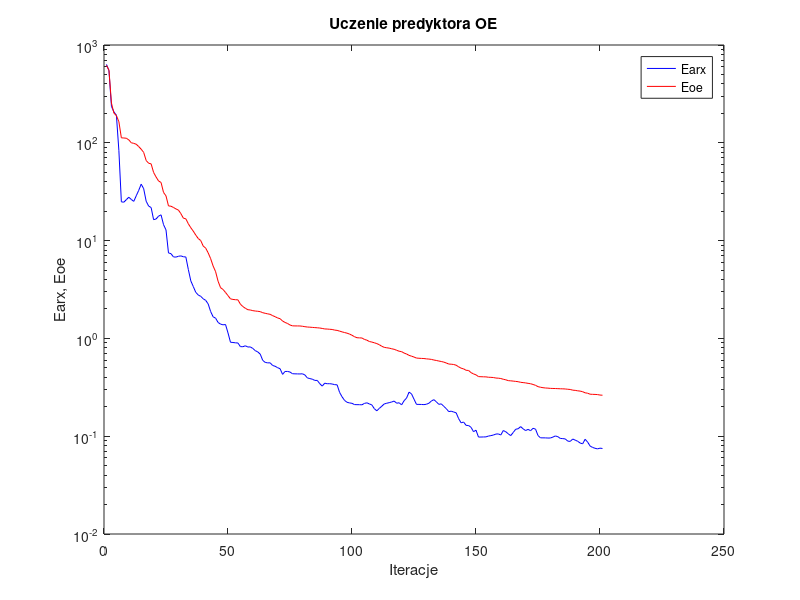
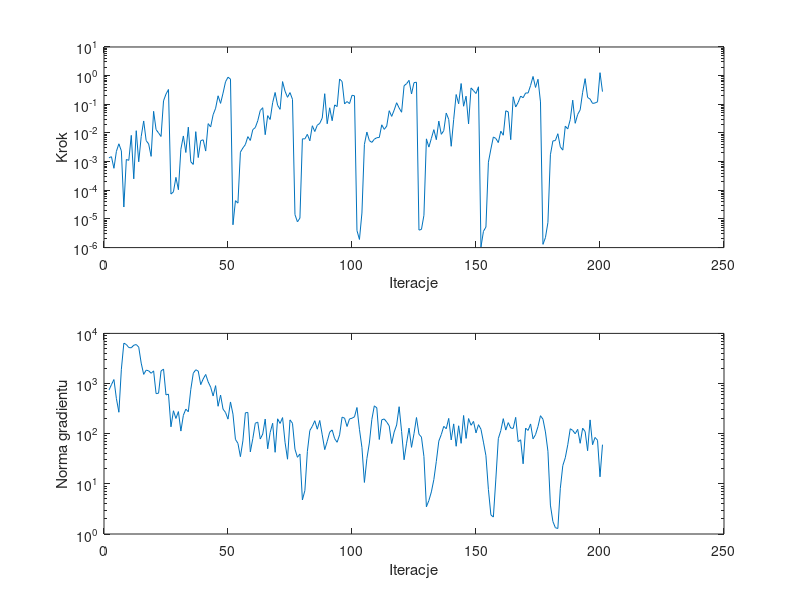

These charts were generated, in order, by the following MATLAB code:
%uczenie predyktora oe
clear all;
n=0; farx(n+1)=6.326165e+002; foe(n+1)=6.187152e+002; wspucz(n+1)=0.000000e+000; ng(n+1)=0.000000e+000;
%odnowa zmiennej metryki
n=1; farx(n+1)=5.461870e+002; foe(n+1)=5.530196e+002; krok(n+1)=1.358387e-003; ng(n+1)=7.424474e+002;
n=2; farx(n+1)=2.359037e+002; foe(n+1)=2.550177e+002; krok(n+1)=1.486486e-003; ng(n+1)=9.498088e+002;
n=3; farx(n+1)=2.070692e+002; foe(n+1)=2.010388e+002; krok(n+1)=5.847957e-004; ng(n+1)=1.201922e+003;
n=4; farx(n+1)=1.910694e+002; foe(n+1)=1.901004e+002; krok(n+1)=2.282102e-003; ng(n+1)=5.002098e+002;
n=5; farx(n+1)=8.303996e+001; foe(n+1)=1.641734e+002; krok(n+1)=4.189449e-003; ng(n+1)=2.677801e+002;
n=6; farx(n+1)=2.491357e+001; foe(n+1)=1.124178e+002; krok(n+1)=2.363686e-003; ng(n+1)=1.926764e+003;
n=7; farx(n+1)=2.469433e+001; foe(n+1)=1.119845e+002; krok(n+1)=2.605170e-005; ng(n+1)=6.382853e+003;
n=8; farx(n+1)=2.622008e+001; foe(n+1)=1.113373e+002; krok(n+1)=1.188263e-003; ng(n+1)=6.009612e+003;
n=9; farx(n+1)=2.776895e+001; foe(n+1)=1.071003e+002; krok(n+1)=1.108189e-003; ng(n+1)=5.211123e+003;
n=10; farx(n+1)=2.635681e+001; foe(n+1)=1.000931e+002; krok(n+1)=8.252113e-003; ng(n+1)=5.165699e+003;
n=11; farx(n+1)=2.519139e+001; foe(n+1)=9.870621e+001; krok(n+1)=2.507229e-004; ng(n+1)=5.807007e+003;
n=12; farx(n+1)=2.872248e+001; foe(n+1)=9.667185e+001; krok(n+1)=1.199493e-002; ng(n+1)=5.994635e+003;
n=13; farx(n+1)=3.266329e+001; foe(n+1)=9.149895e+001; krok(n+1)=9.854180e-004; ng(n+1)=5.327240e+003;
n=14; farx(n+1)=3.778370e+001; foe(n+1)=8.596209e+001; krok(n+1)=7.527268e-003; ng(n+1)=2.551737e+003;
n=15; farx(n+1)=3.391436e+001; foe(n+1)=7.973294e+001; krok(n+1)=2.622287e-002; ng(n+1)=1.523239e+003;
n=16; farx(n+1)=2.527863e+001; foe(n+1)=6.592220e+001; krok(n+1)=5.414124e-003; ng(n+1)=1.849876e+003;
n=17; farx(n+1)=2.253763e+001; foe(n+1)=6.177968e+001; krok(n+1)=4.150488e-003; ng(n+1)=1.796963e+003;
n=18; farx(n+1)=2.179376e+001; foe(n+1)=6.093358e+001; krok(n+1)=1.525147e-003; ng(n+1)=1.602868e+003;
n=19; farx(n+1)=1.636084e+001; foe(n+1)=4.971923e+001; krok(n+1)=5.694364e-002; ng(n+1)=1.788395e+003;
n=20; farx(n+1)=1.663817e+001; foe(n+1)=4.472002e+001; krok(n+1)=1.311143e-002; ng(n+1)=6.290790e+002;
n=21; farx(n+1)=1.778980e+001; foe(n+1)=4.069271e+001; krok(n+1)=1.000726e-002; ng(n+1)=6.419323e+002;
n=22; farx(n+1)=1.835340e+001; foe(n+1)=3.933449e+001; krok(n+1)=7.530795e-003; ng(n+1)=1.779800e+003;
n=23; farx(n+1)=1.456464e+001; foe(n+1)=3.109823e+001; krok(n+1)=1.320338e-001; ng(n+1)=1.944316e+003;
n=24; farx(n+1)=1.285923e+001; foe(n+1)=2.865996e+001; krok(n+1)=2.278082e-001; ng(n+1)=5.926632e+002;
n=25; farx(n+1)=7.480172e+000; foe(n+1)=2.263992e+001; krok(n+1)=3.287969e-001; ng(n+1)=6.151029e+002;
%odnowa zmiennej metryki
n=26; farx(n+1)=7.355446e+000; foe(n+1)=2.247137e+001; krok(n+1)=7.372297e-005; ng(n+1)=1.372000e+002;
n=27; farx(n+1)=6.813904e+000; foe(n+1)=2.183065e+001; krok(n+1)=8.848135e-005; ng(n+1)=2.866881e+002;
n=28; farx(n+1)=6.780299e+000; foe(n+1)=2.108837e+001; krok(n+1)=2.821900e-004; ng(n+1)=2.013715e+002;
n=29; farx(n+1)=6.915086e+000; foe(n+1)=2.052446e+001; krok(n+1)=1.046887e-004; ng(n+1)=2.759680e+002;
n=30; farx(n+1)=6.978209e+000; foe(n+1)=1.887264e+001; krok(n+1)=2.701093e-003; ng(n+1)=1.127777e+002;
n=31; farx(n+1)=6.834426e+000; foe(n+1)=1.695764e+001; krok(n+1)=7.859971e-003; ng(n+1)=2.329423e+002;
n=32; farx(n+1)=6.805073e+000; foe(n+1)=1.670415e+001; krok(n+1)=2.080994e-003; ng(n+1)=3.090965e+002;
n=33; farx(n+1)=5.071237e+000; foe(n+1)=1.486338e+001; krok(n+1)=1.596372e-002; ng(n+1)=2.738674e+002;
n=34; farx(n+1)=3.874676e+000; foe(n+1)=1.353564e+001; krok(n+1)=9.854180e-004; ng(n+1)=7.659681e+002;
n=35; farx(n+1)=3.392362e+000; foe(n+1)=1.249191e+001; krok(n+1)=7.988163e-004; ng(n+1)=1.607399e+003;
n=36; farx(n+1)=2.958649e+000; foe(n+1)=1.138695e+001; krok(n+1)=1.109636e-002; ng(n+1)=1.880937e+003;
n=37; farx(n+1)=2.779133e+000; foe(n+1)=1.050185e+001; krok(n+1)=1.387045e-003; ng(n+1)=1.773494e+003;
n=38; farx(n+1)=2.692203e+000; foe(n+1)=1.001149e+001; krok(n+1)=5.390323e-003; ng(n+1)=9.515408e+002;
n=39; farx(n+1)=2.541568e+000; foe(n+1)=8.802387e+000; krok(n+1)=5.767896e-003; ng(n+1)=1.237505e+003;
n=40; farx(n+1)=2.448683e+000; foe(n+1)=8.376553e+000; krok(n+1)=2.336140e-003; ng(n+1)=1.518392e+003;
n=41; farx(n+1)=2.252810e+000; foe(n+1)=7.496575e+000; krok(n+1)=2.118799e-002; ng(n+1)=1.081391e+003;
n=42; farx(n+1)=1.881580e+000; foe(n+1)=6.536244e+000; krok(n+1)=1.620620e-002; ng(n+1)=8.481450e+002;
n=43; farx(n+1)=1.663037e+000; foe(n+1)=5.500454e+000; krok(n+1)=4.331299e-002; ng(n+1)=5.645661e+002;
n=44; farx(n+1)=1.610518e+000; foe(n+1)=4.810502e+000; krok(n+1)=7.266281e-002; ng(n+1)=9.079700e+002;
n=45; farx(n+1)=1.455136e+000; foe(n+1)=3.840139e+000; krok(n+1)=1.981558e-001; ng(n+1)=3.524538e+002;
n=46; farx(n+1)=1.399786e+000; foe(n+1)=3.299610e+000; krok(n+1)=1.076361e-001; ng(n+1)=5.903462e+002;
n=47; farx(n+1)=1.376457e+000; foe(n+1)=3.165047e+000; krok(n+1)=2.451503e-001; ng(n+1)=3.088788e+002;
n=48; farx(n+1)=1.386844e+000; foe(n+1)=2.948604e+000; krok(n+1)=6.121507e-001; ng(n+1)=2.647333e+002;
n=49; farx(n+1)=1.138047e+000; foe(n+1)=2.737989e+000; krok(n+1)=8.812124e-001; ng(n+1)=1.951717e+002;
n=50; farx(n+1)=9.134745e-001; foe(n+1)=2.537360e+000; krok(n+1)=7.583720e-001; ng(n+1)=4.294114e+002;
%odnowa zmiennej metryki
n=51; farx(n+1)=9.082521e-001; foe(n+1)=2.503136e+000; krok(n+1)=6.255933e-006; ng(n+1)=2.458139e+002;
n=52; farx(n+1)=9.014363e-001; foe(n+1)=2.486998e+000; krok(n+1)=4.341873e-005; ng(n+1)=7.701909e+001;
n=53; farx(n+1)=8.975563e-001; foe(n+1)=2.479529e+000; krok(n+1)=3.565785e-005; ng(n+1)=6.412699e+001;
n=54; farx(n+1)=8.239511e-001; foe(n+1)=2.237810e+000; krok(n+1)=2.133516e-003; ng(n+1)=3.483768e+001;
n=55; farx(n+1)=8.221076e-001; foe(n+1)=2.116200e+000; krok(n+1)=2.990450e-003; ng(n+1)=7.185839e+001;
n=56; farx(n+1)=8.406138e-001; foe(n+1)=2.032080e+000; krok(n+1)=3.930173e-003; ng(n+1)=2.610960e+002;
n=57; farx(n+1)=8.161386e-001; foe(n+1)=1.965643e+000; krok(n+1)=7.444102e-003; ng(n+1)=2.656366e+002;
n=58; farx(n+1)=8.187893e-001; foe(n+1)=1.951835e+000; krok(n+1)=5.478088e-003; ng(n+1)=4.340170e+001;
n=59; farx(n+1)=7.893549e-001; foe(n+1)=1.922413e+000; krok(n+1)=1.308616e-002; ng(n+1)=7.964267e+001;
n=60; farx(n+1)=7.497305e-001; foe(n+1)=1.905134e+000; krok(n+1)=1.538463e-002; ng(n+1)=1.614753e+002;
n=61; farx(n+1)=7.273746e-001; foe(n+1)=1.893697e+000; krok(n+1)=2.667694e-002; ng(n+1)=1.701871e+002;
n=62; farx(n+1)=6.906041e-001; foe(n+1)=1.877426e+000; krok(n+1)=6.045742e-002; ng(n+1)=7.828679e+001;
n=63; farx(n+1)=5.964766e-001; foe(n+1)=1.832528e+000; krok(n+1)=7.610620e-002; ng(n+1)=9.821125e+001;
n=64; farx(n+1)=5.685020e-001; foe(n+1)=1.805407e+000; krok(n+1)=8.704305e-003; ng(n+1)=1.958154e+002;
n=65; farx(n+1)=5.621233e-001; foe(n+1)=1.782815e+000; krok(n+1)=4.022352e-002; ng(n+1)=5.003892e+001;
n=66; farx(n+1)=5.625447e-001; foe(n+1)=1.762515e+000; krok(n+1)=2.954351e-002; ng(n+1)=1.057951e+002;
n=67; farx(n+1)=5.286013e-001; foe(n+1)=1.708988e+000; krok(n+1)=1.138873e-001; ng(n+1)=1.616357e+002;
n=68; farx(n+1)=5.190470e-001; foe(n+1)=1.666873e+000; krok(n+1)=2.584328e-001; ng(n+1)=4.258641e+001;
n=69; farx(n+1)=5.020644e-001; foe(n+1)=1.618858e+000; krok(n+1)=9.228634e-002; ng(n+1)=1.981261e+002;
n=70; farx(n+1)=4.898950e-001; foe(n+1)=1.590086e+000; krok(n+1)=6.677458e-002; ng(n+1)=1.601477e+002;
n=71; farx(n+1)=4.287957e-001; foe(n+1)=1.505588e+000; krok(n+1)=6.201675e-001; ng(n+1)=2.096569e+002;
n=72; farx(n+1)=4.591164e-001; foe(n+1)=1.456234e+000; krok(n+1)=2.869393e-001; ng(n+1)=6.750690e+001;
n=73; farx(n+1)=4.594614e-001; foe(n+1)=1.421127e+000; krok(n+1)=1.752988e-001; ng(n+1)=3.101126e+001;
n=74; farx(n+1)=4.530900e-001; foe(n+1)=1.371260e+000; krok(n+1)=2.563063e-001; ng(n+1)=1.885515e+002;
n=75; farx(n+1)=4.353933e-001; foe(n+1)=1.344270e+000; krok(n+1)=1.492580e-001; ng(n+1)=1.611029e+002;
%odnowa zmiennej metryki
n=76; farx(n+1)=4.341600e-001; foe(n+1)=1.341829e+000; krok(n+1)=1.416371e-005; ng(n+1)=4.904769e+001;
n=77; farx(n+1)=4.336527e-001; foe(n+1)=1.341137e+000; krok(n+1)=7.909320e-006; ng(n+1)=3.385574e+001;
n=78; farx(n+1)=4.329185e-001; foe(n+1)=1.340285e+000; krok(n+1)=1.069939e-005; ng(n+1)=3.937834e+001;
n=79; farx(n+1)=4.348601e-001; foe(n+1)=1.331126e+000; krok(n+1)=6.244283e-003; ng(n+1)=4.778991e+000;
n=80; farx(n+1)=4.228070e-001; foe(n+1)=1.317760e+000; krok(n+1)=6.216787e-003; ng(n+1)=7.363710e+000;
n=81; farx(n+1)=3.945018e-001; foe(n+1)=1.307296e+000; krok(n+1)=8.956895e-003; ng(n+1)=4.422907e+001;
n=82; farx(n+1)=3.882553e-001; foe(n+1)=1.302514e+000; krok(n+1)=5.318174e-003; ng(n+1)=1.159259e+002;
n=83; farx(n+1)=3.827729e-001; foe(n+1)=1.295993e+000; krok(n+1)=1.785641e-002; ng(n+1)=1.405113e+002;
n=84; farx(n+1)=3.718960e-001; foe(n+1)=1.289556e+000; krok(n+1)=1.121665e-002; ng(n+1)=1.814490e+002;
n=85; farx(n+1)=3.718392e-001; foe(n+1)=1.284096e+000; krok(n+1)=1.859958e-002; ng(n+1)=1.229284e+002;
n=86; farx(n+1)=3.444302e-001; foe(n+1)=1.277172e+000; krok(n+1)=2.165649e-002; ng(n+1)=1.833809e+002;
n=87; farx(n+1)=3.252346e-001; foe(n+1)=1.264238e+000; krok(n+1)=3.320390e-002; ng(n+1)=9.494944e+001;
n=88; farx(n+1)=3.485070e-001; foe(n+1)=1.249535e+000; krok(n+1)=2.343012e-001; ng(n+1)=4.815956e+001;
n=89; farx(n+1)=3.438191e-001; foe(n+1)=1.246517e+000; krok(n+1)=2.096657e-002; ng(n+1)=7.005494e+001;
n=90; farx(n+1)=3.443844e-001; foe(n+1)=1.239627e+000; krok(n+1)=7.557928e-002; ng(n+1)=1.072158e+002;
n=91; farx(n+1)=3.417769e-001; foe(n+1)=1.234130e+000; krok(n+1)=2.672451e-002; ng(n+1)=1.189927e+002;
n=92; farx(n+1)=3.367846e-001; foe(n+1)=1.216252e+000; krok(n+1)=9.513510e-002; ng(n+1)=7.970785e+001;
n=93; farx(n+1)=3.351402e-001; foe(n+1)=1.207635e+000; krok(n+1)=8.343059e-002; ng(n+1)=6.744550e+001;
n=94; farx(n+1)=2.801841e-001; foe(n+1)=1.186968e+000; krok(n+1)=7.638023e-001; ng(n+1)=9.466537e+001;
n=95; farx(n+1)=2.527623e-001; foe(n+1)=1.166106e+000; krok(n+1)=6.236201e-001; ng(n+1)=2.138412e+002;
n=96; farx(n+1)=2.322896e-001; foe(n+1)=1.148095e+000; krok(n+1)=1.031518e-001; ng(n+1)=2.047063e+002;
n=97; farx(n+1)=2.222046e-001; foe(n+1)=1.131102e+000; krok(n+1)=1.247927e-001; ng(n+1)=1.392406e+002;
n=98; farx(n+1)=2.189666e-001; foe(n+1)=1.107660e+000; krok(n+1)=1.057059e-001; ng(n+1)=1.972349e+002;
n=99; farx(n+1)=2.168382e-001; foe(n+1)=1.076467e+000; krok(n+1)=2.064051e-001; ng(n+1)=2.034234e+002;
n=100; farx(n+1)=2.105586e-001; foe(n+1)=1.041333e+000; krok(n+1)=1.981558e-001; ng(n+1)=2.172293e+002;
%odnowa zmiennej metryki
n=101; farx(n+1)=2.101142e-001; foe(n+1)=1.015964e+000; krok(n+1)=3.932457e-006; ng(n+1)=3.328151e+002;
n=102; farx(n+1)=2.100363e-001; foe(n+1)=1.012498e+000; krok(n+1)=1.922606e-006; ng(n+1)=1.224288e+002;
n=103; farx(n+1)=2.093231e-001; foe(n+1)=1.010194e+000; krok(n+1)=1.611741e-005; ng(n+1)=5.329054e+001;
n=104; farx(n+1)=2.164028e-001; foe(n+1)=9.765132e-001; krok(n+1)=3.990929e-003; ng(n+1)=1.066905e+001;
n=105; farx(n+1)=2.195886e-001; foe(n+1)=9.589869e-001; krok(n+1)=1.073668e-002; ng(n+1)=3.190705e+001;
n=106; farx(n+1)=2.137600e-001; foe(n+1)=9.293958e-001; krok(n+1)=5.414124e-003; ng(n+1)=6.518264e+001;
n=107; farx(n+1)=2.089043e-001; foe(n+1)=9.171342e-001; krok(n+1)=4.678366e-003; ng(n+1)=1.923739e+002;
n=108; farx(n+1)=1.912714e-001; foe(n+1)=9.024859e-001; krok(n+1)=6.053639e-003; ng(n+1)=3.593700e+002;
n=109; farx(n+1)=1.817164e-001; foe(n+1)=8.848702e-001; krok(n+1)=6.832794e-003; ng(n+1)=3.272758e+002;
n=110; farx(n+1)=1.923776e-001; foe(n+1)=8.619965e-001; krok(n+1)=6.947618e-003; ng(n+1)=7.668199e+001;
n=111; farx(n+1)=2.024767e-001; foe(n+1)=8.314305e-001; krok(n+1)=1.925105e-002; ng(n+1)=1.895205e+002;
n=112; farx(n+1)=2.137910e-001; foe(n+1)=8.102536e-001; krok(n+1)=1.333847e-002; ng(n+1)=1.964485e+002;
n=113; farx(n+1)=2.172661e-001; foe(n+1)=8.020809e-001; krok(n+1)=1.737095e-002; ng(n+1)=1.703908e+002;
n=114; farx(n+1)=2.203637e-001; foe(n+1)=7.952149e-001; krok(n+1)=5.983917e-002; ng(n+1)=1.437126e+002;
n=115; farx(n+1)=2.238357e-001; foe(n+1)=7.835435e-001; krok(n+1)=3.783059e-002; ng(n+1)=6.363470e+001;
n=116; farx(n+1)=2.287230e-001; foe(n+1)=7.735717e-001; krok(n+1)=6.266827e-002; ng(n+1)=1.076922e+002;
n=117; farx(n+1)=2.173927e-001; foe(n+1)=7.561338e-001; krok(n+1)=1.134226e-001; ng(n+1)=1.491614e+002;
n=118; farx(n+1)=2.196879e-001; foe(n+1)=7.395416e-001; krok(n+1)=7.445763e-002; ng(n+1)=3.451320e+002;
n=119; farx(n+1)=2.092855e-001; foe(n+1)=7.320875e-001; krok(n+1)=5.286105e-002; ng(n+1)=1.104090e+002;
n=120; farx(n+1)=2.306012e-001; foe(n+1)=7.084949e-001; krok(n+1)=4.446475e-001; ng(n+1)=3.023095e+001;
n=121; farx(n+1)=2.453379e-001; foe(n+1)=6.926784e-001; krok(n+1)=5.226535e-001; ng(n+1)=6.464731e+001;
n=122; farx(n+1)=2.821608e-001; foe(n+1)=6.709215e-001; krok(n+1)=6.857223e-001; ng(n+1)=1.293596e+002;
n=123; farx(n+1)=2.709347e-001; foe(n+1)=6.580965e-001; krok(n+1)=2.295125e-001; ng(n+1)=5.344079e+001;
n=124; farx(n+1)=2.389942e-001; foe(n+1)=6.448273e-001; krok(n+1)=5.692710e-001; ng(n+1)=1.002222e+002;
n=125; farx(n+1)=2.116261e-001; foe(n+1)=6.295391e-001; krok(n+1)=5.896462e-001; ng(n+1)=2.101792e+002;
%odnowa zmiennej metryki
n=126; farx(n+1)=2.114568e-001; foe(n+1)=6.265444e-001; krok(n+1)=4.083402e-006; ng(n+1)=9.760902e+001;
n=127; farx(n+1)=2.111500e-001; foe(n+1)=6.242961e-001; krok(n+1)=4.300043e-006; ng(n+1)=8.559934e+001;
n=128; farx(n+1)=2.103367e-001; foe(n+1)=6.226681e-001; krok(n+1)=1.338683e-005; ng(n+1)=3.510997e+001;
n=129; farx(n+1)=2.121872e-001; foe(n+1)=6.177777e-001; krok(n+1)=6.227174e-003; ng(n+1)=3.487971e+000;
n=130; farx(n+1)=2.171555e-001; foe(n+1)=6.146326e-001; krok(n+1)=3.209934e-003; ng(n+1)=4.660465e+000;
n=131; farx(n+1)=2.288776e-001; foe(n+1)=6.101084e-001; krok(n+1)=6.450159e-003; ng(n+1)=6.913810e+000;
n=132; farx(n+1)=2.364434e-001; foe(n+1)=6.012345e-001; krok(n+1)=1.305012e-002; ng(n+1)=1.219236e+001;
n=133; farx(n+1)=2.248618e-001; foe(n+1)=5.948757e-001; krok(n+1)=5.829556e-003; ng(n+1)=2.811355e+001;
n=134; farx(n+1)=2.117840e-001; foe(n+1)=5.869577e-001; krok(n+1)=2.590317e-002; ng(n+1)=7.104721e+001;
n=135; farx(n+1)=2.140741e-001; foe(n+1)=5.807280e-001; krok(n+1)=8.963957e-003; ng(n+1)=9.617359e+001;
n=136; farx(n+1)=2.020594e-001; foe(n+1)=5.721659e-001; krok(n+1)=1.203834e-002; ng(n+1)=1.403179e+002;
n=137; farx(n+1)=1.915008e-001; foe(n+1)=5.609074e-001; krok(n+1)=4.953895e-002; ng(n+1)=1.255556e+002;
n=138; farx(n+1)=1.784520e-001; foe(n+1)=5.469610e-001; krok(n+1)=2.972664e-002; ng(n+1)=2.018980e+002;
n=139; farx(n+1)=1.801964e-001; foe(n+1)=5.447184e-001; krok(n+1)=3.426502e-003; ng(n+1)=7.507888e+001;
n=140; farx(n+1)=1.767731e-001; foe(n+1)=5.410340e-001; krok(n+1)=2.967304e-002; ng(n+1)=1.569137e+002;
n=141; farx(n+1)=1.734341e-001; foe(n+1)=5.318818e-001; krok(n+1)=2.193298e-001; ng(n+1)=5.616641e+001;
n=142; farx(n+1)=1.510682e-001; foe(n+1)=5.120559e-001; krok(n+1)=1.041792e-001; ng(n+1)=1.439257e+002;
n=143; farx(n+1)=1.370363e-001; foe(n+1)=4.960522e-001; krok(n+1)=5.312057e-001; ng(n+1)=6.425174e+001;
n=144; farx(n+1)=1.395934e-001; foe(n+1)=4.879338e-001; krok(n+1)=8.554146e-002; ng(n+1)=2.307969e+002;
n=145; farx(n+1)=1.290259e-001; foe(n+1)=4.720480e-001; krok(n+1)=1.919189e-001; ng(n+1)=8.053077e+001;
n=146; farx(n+1)=1.286370e-001; foe(n+1)=4.701147e-001; krok(n+1)=2.069473e-002; ng(n+1)=2.006088e+002;
n=147; farx(n+1)=1.232544e-001; foe(n+1)=4.467915e-001; krok(n+1)=3.730916e-001; ng(n+1)=1.472121e+002;
n=148; farx(n+1)=1.112066e-001; foe(n+1)=4.332834e-001; krok(n+1)=2.985161e-001; ng(n+1)=1.756980e+002;
n=149; farx(n+1)=1.152313e-001; foe(n+1)=4.240535e-001; krok(n+1)=2.378132e-001; ng(n+1)=1.037787e+002;
n=150; farx(n+1)=9.801917e-002; foe(n+1)=4.068026e-001; krok(n+1)=4.081488e-001; ng(n+1)=1.513840e+002;
%odnowa zmiennej metryki
n=151; farx(n+1)=9.807114e-002; foe(n+1)=4.057953e-001; krok(n+1)=1.052955e-006; ng(n+1)=1.226400e+002;
n=152; farx(n+1)=9.824556e-002; foe(n+1)=4.047768e-001; krok(n+1)=3.690681e-006; ng(n+1)=6.790758e+001;
n=153; farx(n+1)=9.839699e-002; foe(n+1)=4.042739e-001; krok(n+1)=5.220397e-006; ng(n+1)=3.645803e+001;
n=154; farx(n+1)=1.002947e-001; foe(n+1)=4.007403e-001; krok(n+1)=9.534365e-004; ng(n+1)=7.723452e+000;
n=155; farx(n+1)=1.013784e-001; foe(n+1)=3.998256e-001; krok(n+1)=2.742688e-003; ng(n+1)=2.406289e+000;
n=156; farx(n+1)=1.027618e-001; foe(n+1)=3.981047e-001; krok(n+1)=7.251821e-003; ng(n+1)=2.176788e+000;
n=157; farx(n+1)=1.051695e-001; foe(n+1)=3.933260e-001; krok(n+1)=6.409470e-003; ng(n+1)=1.244980e+001;
n=158; farx(n+1)=1.055323e-001; foe(n+1)=3.920179e-001; krok(n+1)=4.624038e-003; ng(n+1)=7.990825e+001;
n=159; farx(n+1)=1.028719e-001; foe(n+1)=3.889219e-001; krok(n+1)=1.153579e-002; ng(n+1)=1.151305e+002;
n=160; farx(n+1)=1.142772e-001; foe(n+1)=3.821702e-001; krok(n+1)=8.350786e-003; ng(n+1)=1.994871e+002;
n=161; farx(n+1)=1.111230e-001; foe(n+1)=3.774501e-001; krok(n+1)=5.934607e-002; ng(n+1)=1.180686e+002;
n=162; farx(n+1)=1.058161e-001; foe(n+1)=3.698923e-001; krok(n+1)=5.455281e-002; ng(n+1)=1.663908e+002;
n=163; farx(n+1)=1.013946e-001; foe(n+1)=3.683192e-001; krok(n+1)=5.828795e-003; ng(n+1)=1.298168e+002;
n=164; farx(n+1)=1.090916e-001; foe(n+1)=3.659894e-001; krok(n+1)=1.827549e-001; ng(n+1)=1.274883e+002;
n=165; farx(n+1)=1.177669e-001; foe(n+1)=3.633950e-001; krok(n+1)=8.035594e-002; ng(n+1)=2.117204e+002;
n=166; farx(n+1)=1.192639e-001; foe(n+1)=3.609130e-001; krok(n+1)=1.160291e-001; ng(n+1)=6.934421e+001;
n=167; farx(n+1)=1.252981e-001; foe(n+1)=3.556405e-001; krok(n+1)=1.934788e-001; ng(n+1)=7.555728e+001;
n=168; farx(n+1)=1.189931e-001; foe(n+1)=3.533016e-001; krok(n+1)=1.694093e-001; ng(n+1)=2.511299e+001;
n=169; farx(n+1)=1.142340e-001; foe(n+1)=3.507759e-001; krok(n+1)=2.483631e-001; ng(n+1)=1.292761e+002;
n=170; farx(n+1)=1.174595e-001; foe(n+1)=3.470137e-001; krok(n+1)=2.475890e-001; ng(n+1)=1.162439e+002;
n=171; farx(n+1)=1.138359e-001; foe(n+1)=3.439716e-001; krok(n+1)=4.536903e-001; ng(n+1)=1.564868e+002;
n=172; farx(n+1)=1.204074e-001; foe(n+1)=3.381303e-001; krok(n+1)=9.372047e-001; ng(n+1)=7.892501e+001;
n=173; farx(n+1)=1.181843e-001; foe(n+1)=3.313016e-001; krok(n+1)=3.874329e-001; ng(n+1)=9.588521e+001;
n=174; farx(n+1)=1.015883e-001; foe(n+1)=3.211726e-001; krok(n+1)=7.461552e-001; ng(n+1)=1.391321e+002;
n=175; farx(n+1)=9.627687e-002; foe(n+1)=3.166809e-001; krok(n+1)=1.210679e-001; ng(n+1)=2.284757e+002;
%odnowa zmiennej metryki
n=176; farx(n+1)=9.620364e-002; foe(n+1)=3.133635e-001; krok(n+1)=1.297666e-006; ng(n+1)=1.943935e+002;
n=177; farx(n+1)=9.613237e-002; foe(n+1)=3.111774e-001; krok(n+1)=2.233942e-006; ng(n+1)=1.083967e+002;
n=178; farx(n+1)=9.575171e-002; foe(n+1)=3.100936e-001; krok(n+1)=7.559406e-006; ng(n+1)=4.475643e+001;
n=179; farx(n+1)=9.588862e-002; foe(n+1)=3.083221e-001; krok(n+1)=1.736904e-003; ng(n+1)=3.772870e+000;
n=180; farx(n+1)=9.792350e-002; foe(n+1)=3.076761e-001; krok(n+1)=5.269205e-003; ng(n+1)=1.778046e+000;
n=181; farx(n+1)=1.005806e-001; foe(n+1)=3.072310e-001; krok(n+1)=5.433546e-003; ng(n+1)=1.335747e+000;
n=182; farx(n+1)=9.891911e-002; foe(n+1)=3.063805e-001; krok(n+1)=9.405190e-003; ng(n+1)=1.286709e+000;
n=183; farx(n+1)=9.486490e-002; foe(n+1)=3.054497e-001; krok(n+1)=3.271540e-003; ng(n+1)=8.155037e+000;
n=184; farx(n+1)=9.450960e-002; foe(n+1)=3.050596e-001; krok(n+1)=2.519327e-003; ng(n+1)=2.313792e+001;
n=185; farx(n+1)=9.376929e-002; foe(n+1)=3.040482e-001; krok(n+1)=1.725161e-002; ng(n+1)=3.316872e+001;
n=186; farx(n+1)=8.908052e-002; foe(n+1)=3.020330e-001; krok(n+1)=1.378623e-002; ng(n+1)=6.014332e+001;
n=187; farx(n+1)=8.851963e-002; foe(n+1)=3.005547e-001; krok(n+1)=2.928765e-002; ng(n+1)=1.255076e+002;
n=188; farx(n+1)=9.352272e-002; foe(n+1)=2.956505e-001; krok(n+1)=1.392689e-001; ng(n+1)=1.161418e+002;
n=189; farx(n+1)=9.119429e-002; foe(n+1)=2.941987e-001; krok(n+1)=2.173419e-002; ng(n+1)=9.968664e+001;
n=190; farx(n+1)=8.874146e-002; foe(n+1)=2.911583e-001; krok(n+1)=4.438543e-002; ng(n+1)=1.221866e+002;
n=191; farx(n+1)=8.511170e-002; foe(n+1)=2.891470e-001; krok(n+1)=6.384007e-002; ng(n+1)=6.438610e+001;
n=192; farx(n+1)=8.359404e-002; foe(n+1)=2.850714e-001; krok(n+1)=2.621075e-001; ng(n+1)=1.290685e+002;
n=193; farx(n+1)=9.301095e-002; foe(n+1)=2.777364e-001; krok(n+1)=7.847380e-001; ng(n+1)=1.101653e+002;
n=194; farx(n+1)=8.719542e-002; foe(n+1)=2.752178e-001; krok(n+1)=1.732520e-001; ng(n+1)=4.576942e+001;
n=195; farx(n+1)=7.938203e-002; foe(n+1)=2.688162e-001; krok(n+1)=1.520359e-001; ng(n+1)=1.883698e+002;
n=196; farx(n+1)=7.678789e-002; foe(n+1)=2.679609e-001; krok(n+1)=1.075010e-001; ng(n+1)=6.033660e+001;
n=197; farx(n+1)=7.524811e-002; foe(n+1)=2.674139e-001; krok(n+1)=1.112197e-001; ng(n+1)=8.418591e+001;
n=198; farx(n+1)=7.421226e-002; foe(n+1)=2.664141e-001; krok(n+1)=1.220399e-001; ng(n+1)=7.406026e+001;
n=199; farx(n+1)=7.549054e-002; foe(n+1)=2.635181e-001; krok(n+1)=1.267724e+000; ng(n+1)=1.381447e+001;
n=200; farx(n+1)=7.489665e-002; foe(n+1)=2.623884e-001; krok(n+1)=2.767539e-001; ng(n+1)=6.041230e+001;

figure; semilogy(farx,'b'); hold on; semilogy(foe,'r'); xlabel('Iteracje'); ylabel('Earx, Eoe'); legend('Earx','Eoe'); title('Uczenie predyktora OE');
figure; subplot(2,1,1); semilogy(krok); xlabel('Iteracje'); ylabel('Krok');
subplot(2,1,2); semilogy(ng); xlabel('Iteracje'); ylabel('Norma gradientu');
Earx=farx(n+1)
Eoe=foe(n+1)
